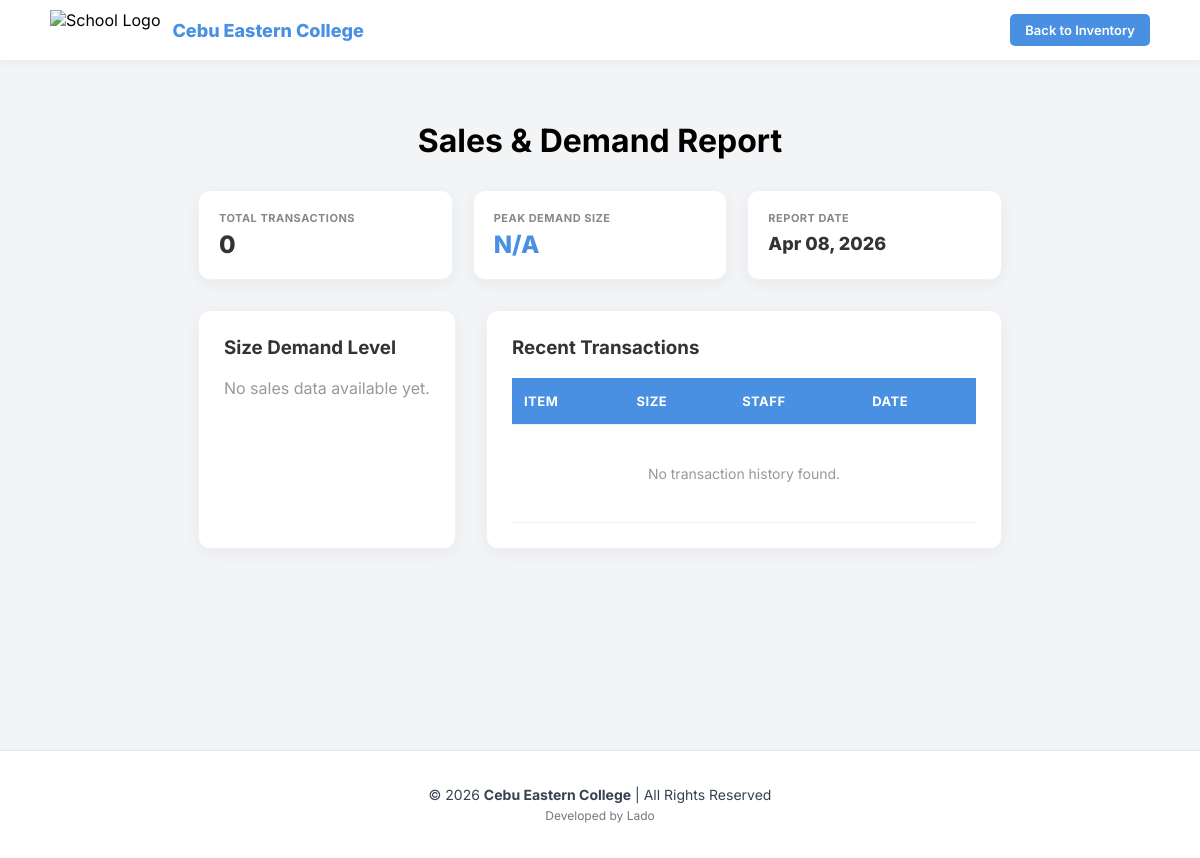
Page /report/ (signed in) on the earlier database version.
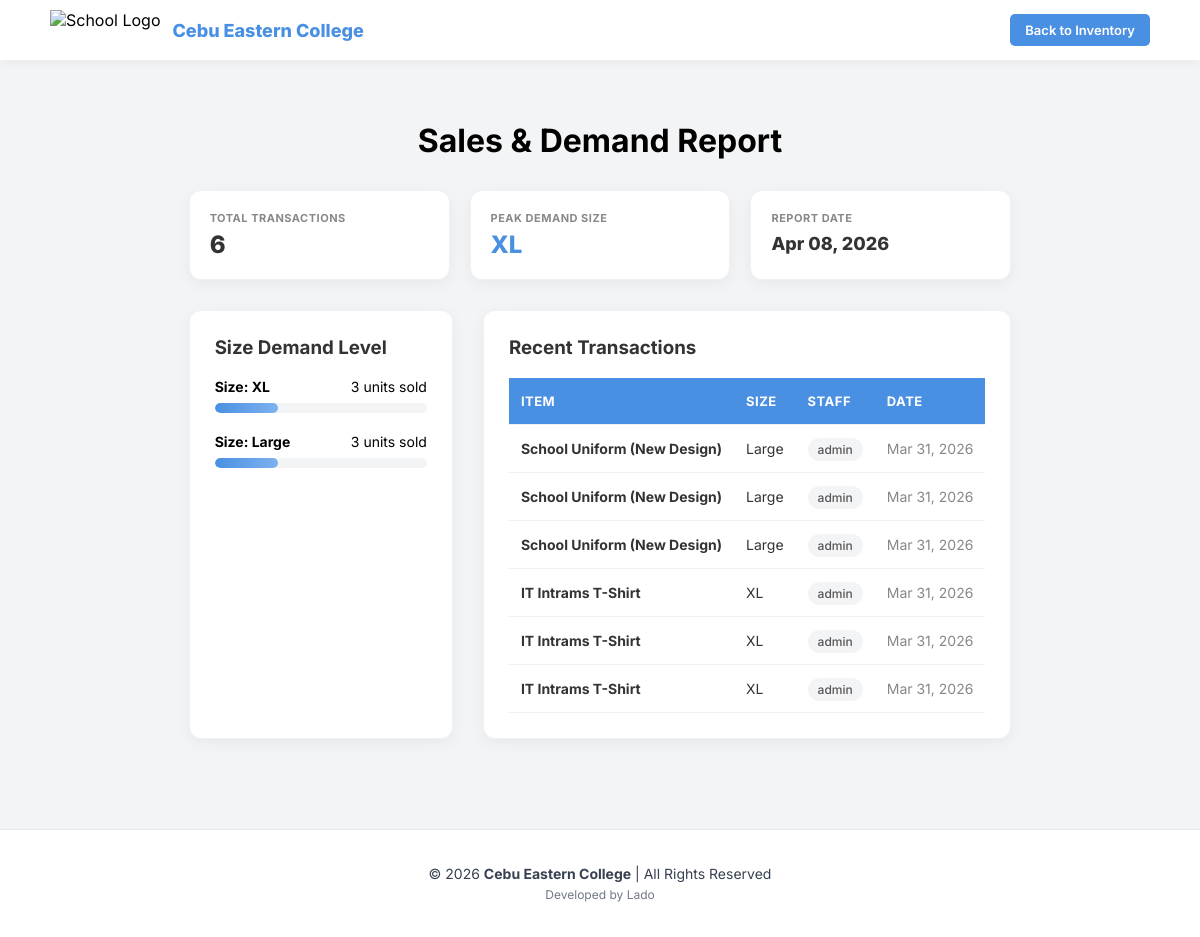
Same page on the later database version.
### inventory/models.py (models this page shows, shortened)
class Sale(models.Model):
    item = models.ForeignKey(UniformItem, on_delete=models.CASCADE)
    quantity_sold = models.PositiveIntegerField(default=1) # Tracks the "10 units"
    sale_date = models.DateTimeField(auto_now_add=True)
    sold_by = models.ForeignKey(User, on_delete=models.SET_NULL, null=True)

class UniformItem(models.Model):
    SIZE_CHOICES = [
        ('XS', 'Extra Small'), ('S', 'Small'), ('M', 'Medium'),
        ('L', 'Large'), ('XL', 'Extra Large'), ('XXL', '2XL'), ('XXXL', '3XL'), ('N/A', 'N/A'),
    ]
    name = models.CharField(max_length=100)
    size = models.CharField(max_length=10, choices=SIZE_CHOICES)
    quantity = models.PositiveIntegerField()
    price = models.DecimalField(max_digits=8, decimal_places=2)

### inventory/views.py (the view)
# urls.py: path('report/', views.sales_report, name='sales_report'),
@login_required
def sales_report(request):
    sales_history = Sale.objects.all().order_by('-sale_date')
    demand_stats = Sale.objects.values('item__size').annotate(total_sold=Count('id')).order_by('-total_sold')
    return render(request, 'inventory/sales_report.html', {
        'sales_history': sales_history,
        'demand_stats': demand_stats
    })

### inventory/templates/inventory/sales_report.html (shortened to what this page needs)
{% load static %}
<!DOCTYPE html>
<html lang="en">
<head>
    <link rel="stylesheet" href="{% static 'inventory/css/list.css' %}">
    <link rel="stylesheet" href="{% static 'inventory/css/sales_report.css' %}">
</head>
<body>
<header class="top-nav">
    <div class="logo-section">
        <img src="{% static 'inventory/images/school-logo.jpg' %}" alt="School Logo" class="nav-logo">
        <span class="logo-text">Cebu Eastern College</span>
    </div>
    <div class="user-section">
        <a href="{% url 'product_list' %}" class="btn" style="background-color: #4a90e2; color: white; text-decoration: none; padding: 8px 15px; border-radius: 5px; font-weight: 600; font-size: 13px;">Back to Inventory</a>
    </div>
</header>
<div class="report-container">
    <h1 class="main-title">Sales & Demand Report</h1>
    <div class="summary-row">
        <div class="summary-card">
            <span class="summary-label">Total Transactions</span>
            <span class="summary-value">{{ sales_history.count }}</span>
        </div>
        <div class="summary-card">
            <span class="summary-label">Peak Demand Size</span>
            <span class="summary-value" style="color: #4a90e2;">
                {% if demand_stats %}{{ demand_stats.0.item__size }}{% else %}N/A{% endif %}
            </span>
        </div>
        <div class="summary-card">
            <span class="summary-label">Report Date</span>
            <span class="summary-value" style="font-size: 18px; line-height: 1.6;">{% now "M d, Y" %}</span>
        </div>
    </div>
    <div class="report-grid">
        <div class="stat-card">
            <h3>Size Demand Level</h3>
            {% for stat in demand_stats %}
            <div class="demand-item">
                <div class="demand-header">
                    <strong>Size: {{ stat.item__size }}</strong>
                    <span>{{ stat.total_sold }} units sold</span>
                </div>
                <div class="bar-container">
                    <div class="bar-fill" style="width: {{ stat.total_sold }}0%;"></div>
                </div>
            </div>
            {% empty %}
            <p style="color: #999;">No sales data available yet.</p>
            {% endfor %}
        </div>
        <div class="stat-card">
            <h3>Recent Transactions</h3>
            <table class="history-table">
                <thead>
                    <tr>
                        <th>Item</th>
                        <th>Size</th>
                        <th>Staff</th>
                        <th>Date</th>
                    </tr>
                </thead>
                <tbody>
                    {% for sale in sales_history %}
                    <tr>
                        <td><strong>{{ sale.item.name }}</strong></td>
                        <td>{{ sale.item.size }}</td>
                        <td><span class="staff-tag">{{ sale.sold_by.username }}</span></td>
                        <td style="color: #888;">{{ sale.sale_date|date:"M d, Y" }}</td>
                    </tr>
                    {% empty %}
                    <tr><td colspan="4" style="text-align: center; padding: 40px; color: #999;">No transaction history found.</td></tr>
                    {% endfor %}
                </tbody>
            </table>
        </div>
    </div>
</div>
<footer class="site-footer">
    <div class="footer-content">
        <p>&copy; 2026 <strong>Cebu Eastern College</strong> | All Rights Reserved</p>
        <p class="dev-tag">Developed by Lado</p>
    </div>
</footer>
</body>
</html>

Differences in the rows shown:
added Sale: item.name "School Uniform (New Design)", item.size "Large", sold_by.username "admin", sale_date "Mar 31, 2026"
added Sale: item.name "School Uniform (New Design)", item.size "Large", sold_by.username "admin", sale_date "Mar 31, 2026"
added Sale: item.name "School Uniform (New Design)", item.size "Large", sold_by.username "admin", sale_date "Mar 31, 2026"
added Sale: item.name "IT Intrams T-Shirt", item.size "XL", sold_by.username "admin", sale_date "Mar 31, 2026"
added Sale: item.name "IT Intrams T-Shirt", item.size "XL", sold_by.username "admin", sale_date "Mar 31, 2026"
added Sale: item.name "IT Intrams T-Shirt", item.size "XL", sold_by.username "admin", sale_date "Mar 31, 2026"
Other differences:
{{ sales_history.count }}: "0" → "6"
{{ demand_stats.0.item__size }}: (not shown) → "XL"
new list line: "Size: XL 3 units sold"
new list line: "Size: Large 3 units sold"
text no longer shown: "N/A No sales data available yet. No transaction history found."
